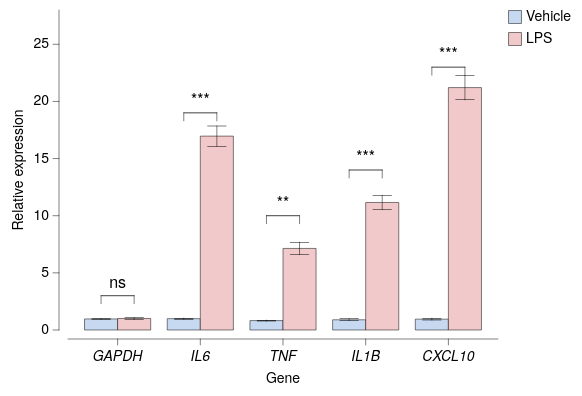

The Vega-Lite source for this figure:
### Vega-Lite specification from a JSON file in a GitHub repository (floating-point values rounded to 4 significant figures)
{"background": null, "config": {"arc": {"fill": "#DBDBDB", "fillOpacity": 1.0, "innerRadius": 40.0, "padAngle": 0.03, "stroke": "black", "strokeOpacity": 1, "strokeWidth": 0.25}, "area": {"fill": "#DBDBDB", "fillOpacity": 1.0, "stroke": "black", "strokeOpacity": 1, "strokeWidth": 0.25}, "axis": {"domain": true, "domainCap": "round", "domainColor": "black", "domainWidth": 0.25, "grid": false, "gridCap": "round", "gridColor": "#F1F1F1", "gridDash": [0, 0], "gridOpacity": 1.0, "gridWidth": 0.25, "labelColor": "black", "labelFont": "Helvetica Neue, HelveticaNeue, Helvetica, Arial, sans-serif", "labelFontSize": 7, "labelFontStyle": "normal", "labelFontWeight": 400, "offset": 4.5, "ticks": true, "tickCap": "round", "tickColor": "black", "tickRound": false, "tickSize": 3, "tickWidth": 0.25, "titleColor": "black", "titleFont": "Helvetica Neue, HelveticaNeue, Helvetica, Arial, sans-serif", "titleFontSize": 7, "titleFontStyle": "normal", "titleFontWeight": 400}, "axisX": {"domain": true, "labelAlign": "center", "labelAngle": 0, "labels": true, "ticks": true, "translate": 0}, "axisY": {"domain": true, "labelAlign": "right", "labelAngle": 0, "labels": true, "ticks": true, "translate": 0}, "axisRight": {"domain": true, "labelAlign": "left", "labelAngle": 0, "labels": true, "ticks": true, "translate": 0}, "axisTop": {"domain": true, "labelAlign": "center", "labelAngle": 0, "labels": true, "ticks": true, "translate": 0}, "axisBand": {"tickOffset": 0}, "bar": {"fill": "#DBDBDB", "fillOpacity": 1.0, "stroke": "black", "strokeOpacity": 1, "strokeWidth": 0.25}, "boxplot": {"size": 14.4, "ticks": {"cornerRadius": 0.25, "fill": "black", "opacity": 1, "size": 7.2, "thickness": 0.25}, "box": {"fillOpacity": 1.0, "stroke": "black", "strokeOpacity": 1, "strokeWidth": 0.25}, "median": {"cornerRadius": 0, "fill": "black", "fillOpacity": 1.0, "opacity": 1, "size": 14.4, "thickness": 0.25}, "rule": {"fill": "black", "fillOpacity": 1.0, "size": 16.0, "stroke": "black", "strokeDash": [0, 0], "strokeOpacity": 1, "strokeWidth": 0.25}, "outliers": {"color": "black", "fill": "black", "fillOpacity": 1.0, "size": 0, "stroke": "black", "strokeOpacity": 1, "strokeWidth": 0.25}}, "circle": {"fill": "black", "fillOpacity": 1.0, "size": 0.8, "stroke": null, "strokeOpacity": 1, "strokeWidth": 0.25}, "errorband": {"band": {"fillOpacity": 0.6, "stroke": null, "strokeWidth": 0.25, "strokeOpacity": 1}, "borders": {"opacity": 0, "strokeOpacity": 0.25, "strokeWidth": 1}}, "errorbar": {"opacity": 1, "rule": {"strokeDash": [0, 0], "strokeWidth": 0.25}, "ticks": {"color": "black", "cornerRadius": 0.125, "opacity": 1, "size": 9.6, "thickness": 0.25}, "thickness": 0.25}, "font": "Helvetica Neue, HelveticaNeue, Helvetica, Arial, sans-serif", "geoshape": {"fill": "#DBDBDB", "fillOpacity": 1.0, "stroke": "black", "strokeOpacity": 1, "strokeWidth": 0.25}, "header": {"labelColor": "black", "labelFont": "Helvetica Neue, HelveticaNeue, Helvetica, Arial, sans-serif", "labelFontSize": 7, "labelFontStyle": "normal", "labelFontWeight": 400, "titleColor": "black", "titleFont": "Helvetica Neue, HelveticaNeue, Helvetica, Arial, sans-serif", "titleFontSize": 7, "titleFontStyle": "normal", "titleFontWeight": 400, "titlePadding": 0}, "legend": {"disable": false, "offset": 4.5, "titlePadding": 4, "labelOffset": 2, "gradientLabelOffset": 2, "gradientLength": 80.0, "gradientThickness": 8.0, "gradientOpacity": 1.0, "gradientStrokeColor": "black", "gradientStrokeWidth": 0.25, "labelColor": "black", "labelFont": "Helvetica Neue, HelveticaNeue, Helvetica, Arial, sans-serif", "labelFontSize": 7, "labelFontStyle": "normal", "labelFontWeight": 400, "strokeColor": "black", "strokeWidth": 0, "symbolSize": 42, "symbolStrokeColor": "black", "symbolStrokeWidth": 0.25, "titleColor": "black", "titleFont": "Helvetica Neue, HelveticaNeue, Helvetica, Arial, sans-serif", "titleFontSize": 7, "titleFontStyle": "normal", "titleFontWeight": 400}, "line": {"color": "black", "stroke": "black", "strokeCap": "round", "strokeDash": [0, 0], "strokeOpacity": 1, "strokeWidth": 0.375}, "point": {"filled": true, "fill": "#DBDBDB", "fillOpacity": 1.0, "size": 8.0, "stroke": "black", "strokeOpacity": 1, "strokeWidth": 0.25}, "range": {"category": ["#C6D9F1", "#F1C9CB", "#FEF0B9", "#CEE37A", "#7AA8E0", "#E589A3", "#FDDD5D", "#68B961", "#4177B1", "#C35082", "#E5C227", "#438156"], "diverging": {"scheme": ["#C35082", "#CE6D94", "#D989A7", "#E2A4BA", "#EABFCE", "#F1DBE2", "#F6F6F6", "#D7E0EB", "#B9CBE0", "#9BB6D5", "#7DA1C9", "#5F8CBD", "#4177B1"]}, "heatmap": {"scheme": ["#32022B", "#43044D", "#4C196E", "#4D338C", "#484DA6", "#3A68BB", "#1D83CA", "#1D9CCB", "#23B5C9", "#28CDC5", "#4DE0B4", "#91EE9F"]}, "ordinal": {"scheme": ["#F1F1F1", "#DBDBDB", "#C6C6C6", "#B2B2B2", "#9D9D9D", "#898989", "#767676", "#636363", "#515151", "#404040", "#2F2F2F", "#1F1F1F"]}, "ramp": {"scheme": ["#32022B", "#43044D", "#4C196E", "#4D338C", "#484DA6", "#3A68BB", "#1D83CA", "#1D9CCB", "#23B5C9", "#28CDC5", "#4DE0B4", "#91EE9F"]}}, "rule": {"color": "black", "stroke": "black", "strokeCap": "round", "strokeDash": [2, 2], "strokeOpacity": 1, "strokeWidth": 0.25}, "scale": {"bandPaddingInner": 0.1, "bandPaddingOuter": 0.1, "round": false}, "rect": {"fill": "#DBDBDB", "fillOpacity": 1.0, "stroke": "black", "strokeOpacity": 1, "strokeWidth": 0.25}, "square": {"fill": "#DBDBDB", "fillOpacity": 1.0, "size": 16.0, "stroke": "black", "strokeOpacity": 1, "strokeWidth": 0.25}, "text": {"color": "black", "font": "Helvetica Neue, HelveticaNeue, Helvetica, Arial, sans-serif", "fontSize": 7, "fontStyle": "normal", "fontWeight": 400}, "tick": {"color": "black", "cornerRadius": 0.125, "opacity": 1.0, "size": 14.4, "thickness": 0.25}, "title": {"anchor": "middle", "frame": "group", "color": "black", "font": "Helvetica Neue, HelveticaNeue, Helvetica, Arial, sans-serif", "fontSize": 7, "fontStyle": "normal", "fontWeight": 400, "subtitleColor": "black", "subtitleFont": "Helvetica Neue, HelveticaNeue, Helvetica, Arial, sans-serif", "subtitleFontSize": "Helvetica Neue, HelveticaNeue, Helvetica, Arial, sans-serif", "subtitleFontStyle": "normal", "subtitleFontWeight": 400}, "trail": {"color": "black", "opacity": 1, "size": 0.375}, "view": {"continuousWidth": 215, "continuousHeight": 160, "discreteWidth": 215, "discreteHeight": 160, "fill": null, "stroke": null, "strokeWidth": 0.25}}, "layer": [{"mark": {"type": "bar"}, "encoding": {"color": {"field": "condition", "sort": ["Vehicle", "LPS"], "title": null, "type": "nominal"}, "x": {"axis": {"labelFontStyle": "italic"}, "field": "gene", "sort": ["GAPDH", "IL6", "TNF", "IL1B", "CXCL10"], "title": "Gene", "type": "nominal"}, "xOffset": {"field": "condition", "sort": ["Vehicle", "LPS"], "type": "nominal"}, "y": {"aggregate": "mean", "field": "expr", "scale": {"domain": [0, 27]}, "title": "Relative expression", "type": "quantitative"}}}, {"mark": {"type": "errorbar", "extent": "stderr"}, "encoding": {"x": {"axis": {"labelFontStyle": "italic"}, "field": "gene", "sort": ["GAPDH", "IL6", "TNF", "IL1B", "CXCL10"], "title": "Gene", "type": "nominal"}, "xOffset": {"field": "condition", "sort": ["Vehicle", "LPS"], "type": "nominal"}, "y": {"field": "expr", "title": "", "type": "quantitative"}}}, {"data": {"name": "data-ba25ff70551e8e200d01b8473a27232e"}, "mark": {"type": "rule", "strokeDash": [0, 0]}, "encoding": {"x": {"axis": {"labelFontStyle": "italic"}, "field": "gene", "sort": ["GAPDH", "IL6", "TNF", "IL1B", "CXCL10"], "title": "Gene", "type": "nominal"}, "xOffset": {"field": "condition", "sort": ["Vehicle", "LPS"], "type": "nominal"}, "y": {"field": "y", "scale": {"domain": [0, 27]}, "title": "", "type": "quantitative"}, "y2": {"field": "y2"}}}, {"data": {"name": "data-a7ae1fa5dc7867ff794b2d1f6235b5ec"}, "mark": {"type": "line"}, "encoding": {"detail": {"field": "gene", "type": "nominal"}, "x": {"axis": {"labelFontStyle": "italic"}, "field": "gene", "sort": ["GAPDH", "IL6", "TNF", "IL1B", "CXCL10"], "title": "Gene", "type": "nominal"}, "xOffset": {"field": "condition", "sort": ["Vehicle", "LPS"], "type": "nominal"}, "y": {"field": "y", "scale": {"domain": [0, 27]}, "title": "", "type": "quantitative"}}}, {"data": {"name": "data-baf6616c9bf0db06cb45483554930bc5"}, "mark": {"type": "text", "baseline": "bottom", "dy": -2, "fontSize": 8}, "encoding": {"text": {"field": "label", "type": "nominal"}, "x": {"field": "gene", "sort": ["GAPDH", "IL6", "TNF", "IL1B", "CXCL10"], "type": "nominal"}, "y": {"field": "y", "scale": {"domain": [0, 27]}, "title": "", "type": "quantitative"}}}], "data": {"name": "data-dd2a949ccb796ffb3b12276a2de98de5"}, "$schema": "https://vega.github.io/schema/vega-lite/v6.4.1.json", "datasets": {"data-dd2a949ccb796ffb3b12276a2de98de5": [{"gene": "GAPDH", "condition": "Vehicle", "expr": 1.0}, {"gene": "GAPDH", "condition": "Vehicle", "expr": 1.049}, {"gene": "GAPDH", "condition": "Vehicle", "expr": 0.9571}, {"gene": "GAPDH", "condition": "Vehicle", "expr": 0.8672}, {"gene": "GAPDH", "condition": "LPS", "expr": 0.9298}, {"gene": "GAPDH", "condition": "LPS", "expr": 0.8533}, {"gene": "GAPDH", "condition": "LPS", "expr": 1.01}, {"gene": "GAPDH", "condition": "LPS", "expr": 1.239}, {"gene": "IL6", "condition": "Vehicle", "expr": 0.9243}, {"gene": "IL6", "condition": "Vehicle", "expr": 0.9055}, {"gene": "IL6", "condition": "Vehicle", "expr": 1.082}, {"gene": "IL6", "condition": "Vehicle", "expr": 1.059}, {"gene": "IL6", "condition": "LPS", "expr": 17.29}, {"gene": "IL6", "condition": "LPS", "expr": 14.65}, {"gene": "IL6", "condition": "LPS", "expr": 16.92}, {"gene": "IL6", "condition": "LPS", "expr": 19.0}, {"gene": "TNF", "condition": "Vehicle", "expr": 0.8065}, {"gene": "TNF", "condition": "Vehicle", "expr": 0.9294}, {"gene": "TNF", "condition": "Vehicle", "expr": 0.7377}, {"gene": "TNF", "condition": "Vehicle", "expr": 0.8136}, {"gene": "TNF", "condition": "LPS", "expr": 5.958}, {"gene": "TNF", "condition": "LPS", "expr": 7.705}, {"gene": "TNF", "condition": "LPS", "expr": 6.532}, {"gene": "TNF", "condition": "LPS", "expr": 8.355}, {"gene": "IL1B", "condition": "Vehicle", "expr": 1.025}, {"gene": "IL1B", "condition": "Vehicle", "expr": 0.9705}, {"gene": "IL1B", "condition": "Vehicle", "expr": 0.6685}, {"gene": "IL1B", "condition": "Vehicle", "expr": 0.9174}, {"gene": "IL1B", "condition": "LPS", "expr": 11.91}, {"gene": "IL1B", "condition": "LPS", "expr": 12.22}, {"gene": "IL1B", "condition": "LPS", "expr": 9.394}, {"gene": "IL1B", "condition": "LPS", "expr": 11.12}, {"gene": "CXCL10", "condition": "Vehicle", "expr": 0.8551}, {"gene": "CXCL10", "condition": "Vehicle", "expr": 0.8786}, {"gene": "CXCL10", "condition": "Vehicle", "expr": 1.185}, {"gene": "CXCL10", "condition": "Vehicle", "expr": 0.8788}, {"gene": "CXCL10", "condition": "LPS", "expr": 20.89}, {"gene": "CXCL10", "condition": "LPS", "expr": 24.19}, {"gene": "CXCL10", "condition": "LPS", "expr": 19.13}, {"gene": "CXCL10", "condition": "LPS", "expr": 20.63}], "data-ba25ff70551e8e200d01b8473a27232e": [{"gene": "GAPDH", "condition": "Vehicle", "y": 3.0, "y2": 2.3}, {"gene": "GAPDH", "condition": "LPS", "y": 3.0, "y2": 2.3}, {"gene": "IL6", "condition": "Vehicle", "y": 19.0, "y2": 18.3}, {"gene": "IL6", "condition": "LPS", "y": 19.0, "y2": 18.3}, {"gene": "TNF", "condition": "Vehicle", "y": 10.0, "y2": 9.3}, {"gene": "TNF", "condition": "LPS", "y": 10.0, "y2": 9.3}, {"gene": "IL1B", "condition": "Vehicle", "y": 14.0, "y2": 13.3}, {"gene": "IL1B", "condition": "LPS", "y": 14.0, "y2": 13.3}, {"gene": "CXCL10", "condition": "Vehicle", "y": 23.0, "y2": 22.3}, {"gene": "CXCL10", "condition": "LPS", "y": 23.0, "y2": 22.3}], "data-a7ae1fa5dc7867ff794b2d1f6235b5ec": [{"gene": "GAPDH", "condition": "Vehicle", "y": 3.0}, {"gene": "GAPDH", "condition": "LPS", "y": 3.0}, {"gene": "IL6", "condition": "Vehicle", "y": 19.0}, {"gene": "IL6", "condition": "LPS", "y": 19.0}, {"gene": "TNF", "condition": "Vehicle", "y": 10.0}, {"gene": "TNF", "condition": "LPS", "y": 10.0}, {"gene": "IL1B", "condition": "Vehicle", "y": 14.0}, {"gene": "IL1B", "condition": "LPS", "y": 14.0}, {"gene": "CXCL10", "condition": "Vehicle", "y": 23.0}, {"gene": "CXCL10", "condition": "LPS", "y": 23.0}], "data-baf6616c9bf0db06cb45483554930bc5": [{"gene": "GAPDH", "y": 3.0, "label": "ns"}, {"gene": "IL6", "y": 19.0, "label": "***"}, {"gene": "TNF", "y": 10.0, "label": "**"}, {"gene": "IL1B", "y": 14.0, "label": "***"}, {"gene": "CXCL10", "y": 23.0, "label": "***"}]}}
